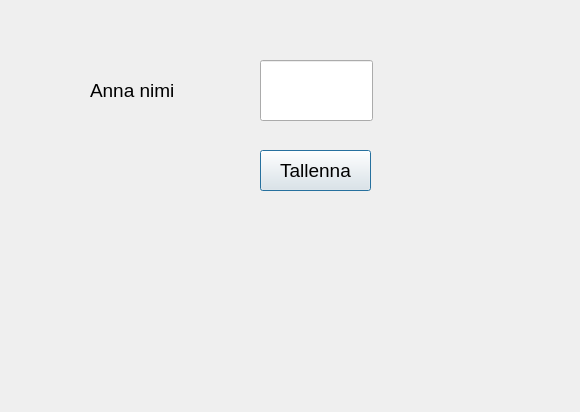
<?xml version="1.0" encoding="UTF-8"?>
<ui version="4.0">
 <class>Login</class>
 <widget class="QDialog" name="Login">
  <property name="geometry">
   <rect>
    <x>0</x>
    <y>0</y>
    <width>580</width>
    <height>412</height>
   </rect>
  </property>
  <property name="windowTitle">
   <string>Dialog</string>
  </property>
  <widget class="QPushButton" name="btnSave">
   <property name="geometry">
    <rect>
     <x>260</x>
     <y>150</y>
     <width>111</width>
     <height>41</height>
    </rect>
   </property>
   <property name="font">
    <font>
     <pointsize>14</pointsize>
    </font>
   </property>
   <property name="text">
    <string>Tallenna</string>
   </property>
  </widget>
  <widget class="QLabel" name="label">
   <property name="geometry">
    <rect>
     <x>90</x>
     <y>60</y>
     <width>131</width>
     <height>61</height>
    </rect>
   </property>
   <property name="font">
    <font>
     <pointsize>14</pointsize>
    </font>
   </property>
   <property name="text">
    <string>Anna nimi</string>
   </property>
  </widget>
  <widget class="QLineEdit" name="textName">
   <property name="geometry">
    <rect>
     <x>260</x>
     <y>60</y>
     <width>113</width>
     <height>61</height>
    </rect>
   </property>
   <property name="font">
    <font>
     <pointsize>14</pointsize>
    </font>
   </property>
  </widget>
 </widget>
 <resources/>
 <connections/>
</ui>
